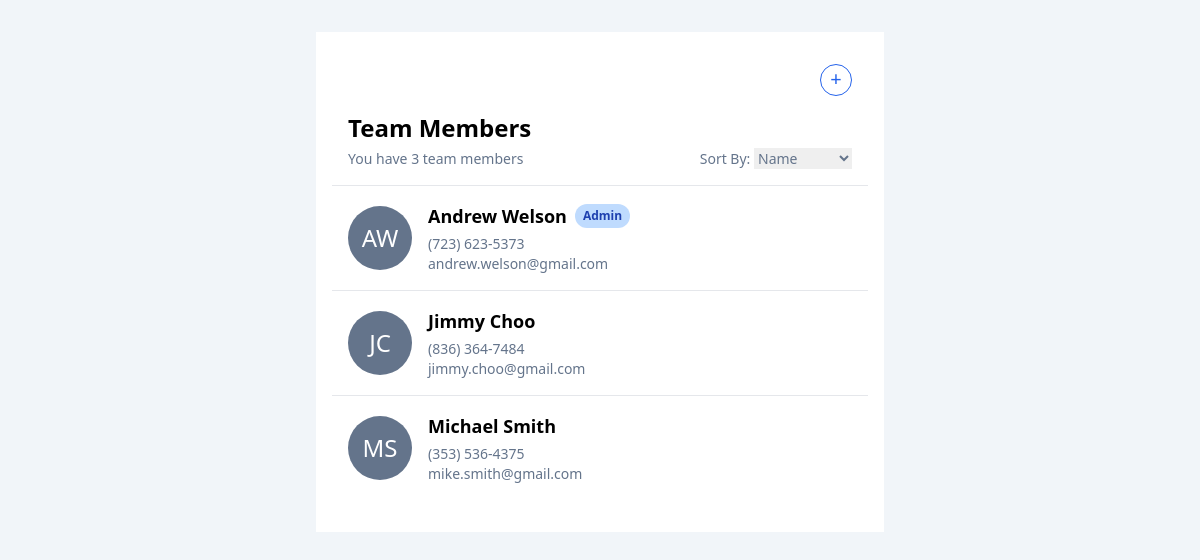
Before: / with the older database file.
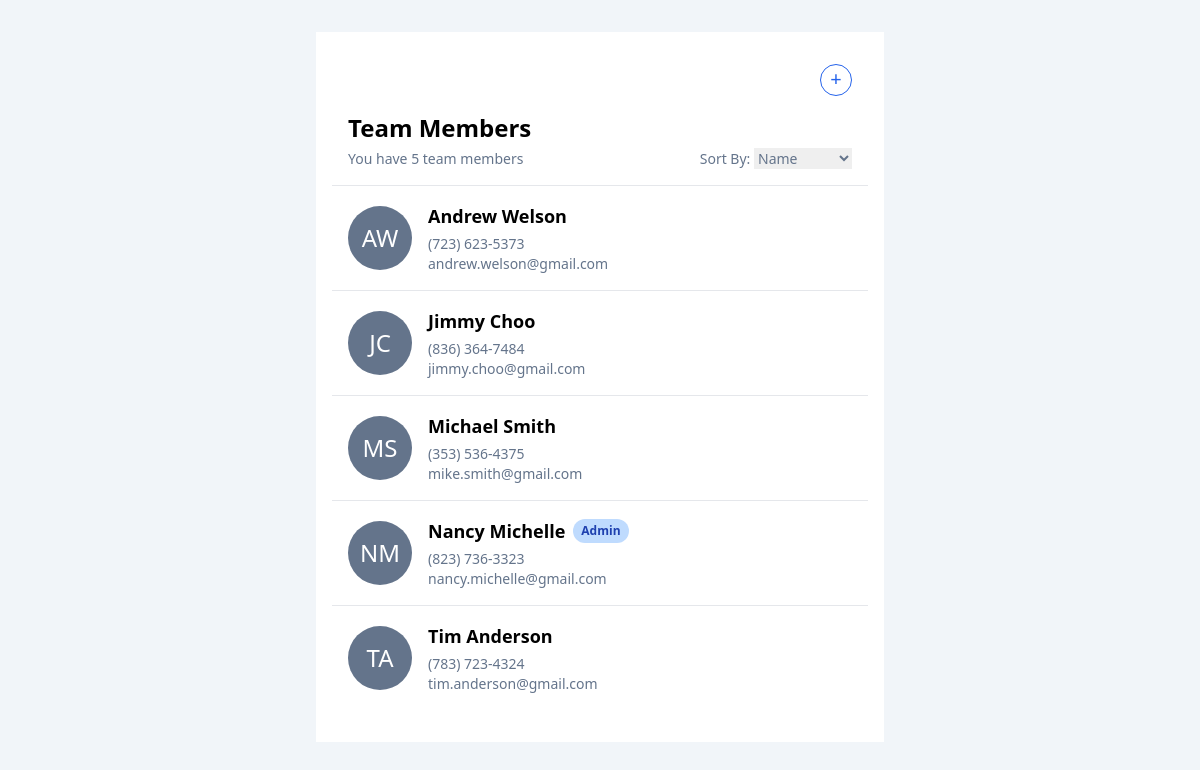
After: the same page with the newer database file.
### team/models.py (models this page shows, shortened)
class TeamMember(models.Model):
    ADMIN = 'admin'
    REGULAR = 'regular'
    ROLE_CHOICES = [
        (REGULAR, 'Regular - Can\'t delete members'),
        (ADMIN, 'Admin - Can delete members')
    ]
    first_name = models.CharField(max_length=100)
    last_name = models.CharField(max_length=100)
    email = models.EmailField(max_length=100)
    phone = models.CharField(max_length=15)
    role = models.CharField(max_length=100, choices=ROLE_CHOICES)
    created_at = models.DateTimeField(auto_now_add=True)
    updated_at = models.DateTimeField(auto_now=True)
    is_deleted = models.BooleanField(default=False)
    deleted_at = models.DateTimeField(null=True, blank=True)
    def delete(self, *args, **kwargs):
        self.is_deleted = True
        self.deleted_at = timezone.now()
        self.save()

### team/views.py (the view)
# urls.py: path('', TeamMemberListView.as_view(), name='team_member_list'),
class TeamMemberListView(ListView):
    model = TeamMember
    template_name = 'team_member_list.html'
    paginate_by = 5
    def get_queryset(self):
        sort_by = self.request.GET.get('sort', 'name')
        sort_options = {
            'name': ('first_name', 'last_name'),
            'date_added': ('created_at',),
        }
        sort_fields = sort_options.get(sort_by, sort_options['name'])
        return TeamMember.objects.filter(is_deleted=False).order_by(*sort_fields)
    def get_context_data(self, **kwargs):
        context = super().get_context_data(**kwargs)
        context['total_member_counter'] = TeamMember.objects.filter(is_deleted=False).count()
        return context

### team/templates/team_member_list.html (shortened to what this page needs)
{% extends 'base.html' %} {% block content %}
<div class="text-right mb-4">
  <a
    href="{% url 'team_member_new' %}"
    class="rounded-full h-8 w-8 text-xl border border-blue-600 border-solid inline-block text-center text-blue-600 hover:bg-blue-600 hover:text-white"
    >+</a>
</div>
<h1 class="text-2xl font-bold mb-1">Team Members</h1>
<div class="text-slate-500 text-sm mb-4 flex items-center justify-between">
  <p> You have {{ total_member_counter }} team member{{object_list|length|pluralize}}</p>
  <div>
    Sort By:
    <form method="get" action="" class="inline">
      <select name="sort" onchange="this.form.submit()" aria-label="sort">
        <option value="name" {% if request.GET.sort == "name" %}selected{% endif %}>Name</option>
      </select>
    </form>
  </div>
</div>
{% if object_list %}
  <ul>
    {% for member in object_list %}
    <li>
      <a
        href="{% url 'team_member_edit' member.pk %}"
        class="block hover:bg-slate-100 p-4 flex items-center border-t border-color-gray-75 border-solid -ml-4 -mr-4"
      >
        <div
          class="rounded-full h-16 w-16 flex justify-center items-center bg-slate-500 text-2xl text-white"
        >
          {{ member.first_name.0|upper }}{{ member.last_name.0|upper }}
        </div>
        <div class="ml-4">
          <div class="text-lg font-semibold inline-flex items-center mb-1">
            <div>{{ member.first_name }} {{ member.last_name }}</div>
            {% if member.role == 'admin' %}
              <span class="ml-2 bg-blue-200 text-blue-800 py-1 px-2 rounded-full text-xs">Admin</span>
            {% endif %}
          </div>
          <p class="text-slate-500 text-sm">{{ member.phone }}</p>
          <p class="text-slate-500 text-sm">{{ member.email }}</p>
        </div>
      </a>
    </li>
    {% endfor %}
  </ul>
{% endif %}
{% endblock %}

### team/templates/base.html (shortened to what this page needs)
{% load static %}
<!DOCTYPE html>
<html lang="en">
  <head>
    <script src="https://cdn.tailwindcss.com"></script>
    <link rel="stylesheet" href="https://cdnjs.cloudflare.com/ajax/libs/animate.css/4.0.0/animate.min.css"/>
  </head>
  <body class="h-screen bg-slate-100">
    <main class="w-full p-0 md:p-8">
      <div
        class="container bg-white mx-auto w-full md:w-1/2 2xl:w-1/3 p-4 md:p-8"
      >
        {% block content %}{% endblock %}
      </div>
    </main>
  </body>
</html>

Changed rows visible on the page:
changed TeamMember "Andrew": no longer shows "Admin"
added TeamMember: first_name.0 "N", last_name.0 "M", first_name "Nancy", last_name "Michelle", role "Admin", phone "(823) 736-3323", email "nancy.michelle@gmail.com"
added TeamMember: first_name.0 "T", last_name.0 "A", first_name "Tim", last_name "Anderson", phone "(783) 723-4324", email "tim.anderson@gmail.com"
Other visible differences:
{{ total_member_counter }}: "3" → "5"
